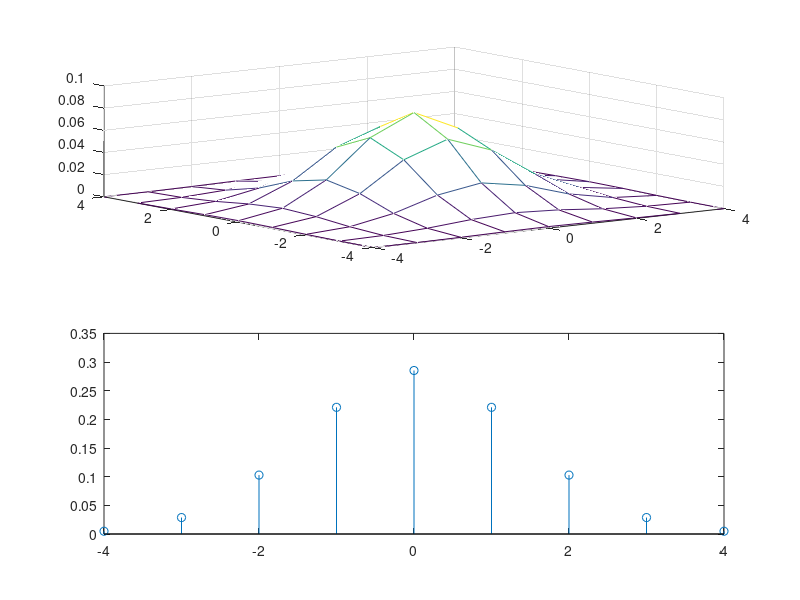

Reproduce this figure in MATLAB.
s=1.4; %standard deviation
[x,y]=meshgrid(-round(3*s):round(3*s),-round(3*s):round(3*s)) %sample grid
g=exp(-(x.*x + y.*y)/(2*s*s)); %2D smoothing filter
g=g/sum(sum(g)); % sum of weights equals one
figure(1); subplot(2,1,1);mesh(x,y,g); %show the filter

x1=-round(3*s):round(3*s); %sample grid
gx= exp(-(x1.*x1 )/(2*s*s)); %smoothing filter in the x?direction
gx=gx/sum(gx); % sum of weights equals one
gy=gx'; %smoothing filter in the y?direction (transpose of gx)
figure(1); subplot(2,1,2); stem(x1,gx); %show the 1D smoothing filter